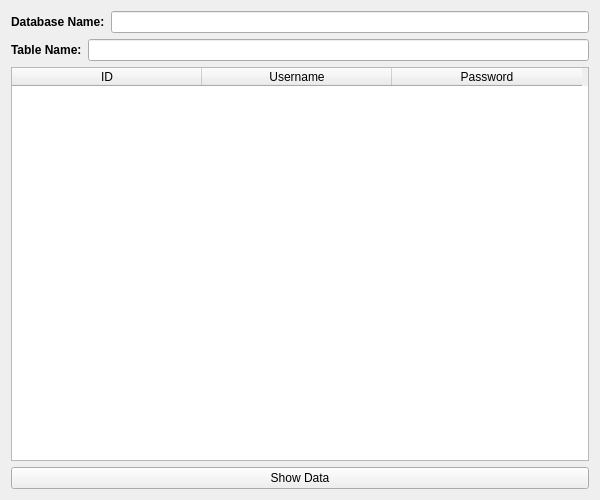
<?xml version="1.0" encoding="UTF-8"?>
<ui version="4.0">
 <class>Form</class>
 <widget class="QWidget" name="Form">
  <property name="geometry">
   <rect>
    <x>0</x>
    <y>0</y>
    <width>600</width>
    <height>500</height>
   </rect>
  </property>
  <property name="windowTitle">
   <string>Form</string>
  </property>
  <layout class="QVBoxLayout" name="verticalLayout">
   <item>
    <layout class="QHBoxLayout" name="horizontalLayout">
     <item>
      <widget class="QLabel" name="label">
       <property name="font">
        <font>
         <bold>true</bold>
        </font>
       </property>
       <property name="text">
        <string>Database Name:</string>
       </property>
      </widget>
     </item>
     <item>
      <widget class="QLineEdit" name="lineEdit_dbname"/>
     </item>
    </layout>
   </item>
   <item>
    <layout class="QHBoxLayout" name="horizontalLayout_2">
     <item>
      <widget class="QLabel" name="label_2">
       <property name="font">
        <font>
         <bold>true</bold>
        </font>
       </property>
       <property name="text">
        <string>Table Name:</string>
       </property>
      </widget>
     </item>
     <item>
      <widget class="QLineEdit" name="lineEdit_dbtable"/>
     </item>
    </layout>
   </item>
   <item>
    <widget class="QTableWidget" name="tableWidget">
     <property name="lineWidth">
      <number>3</number>
     </property>
     <attribute name="horizontalHeaderDefaultSectionSize">
      <number>190</number>
     </attribute>
     <column>
      <property name="text">
       <string>ID</string>
      </property>
     </column>
     <column>
      <property name="text">
       <string>Username</string>
      </property>
     </column>
     <column>
      <property name="text">
       <string>Password</string>
      </property>
     </column>
    </widget>
   </item>
   <item>
    <widget class="QPushButton" name="pushButton_search">
     <property name="text">
      <string>Show Data</string>
     </property>
    </widget>
   </item>
  </layout>
 </widget>
 <resources/>
 <connections/>
</ui>
